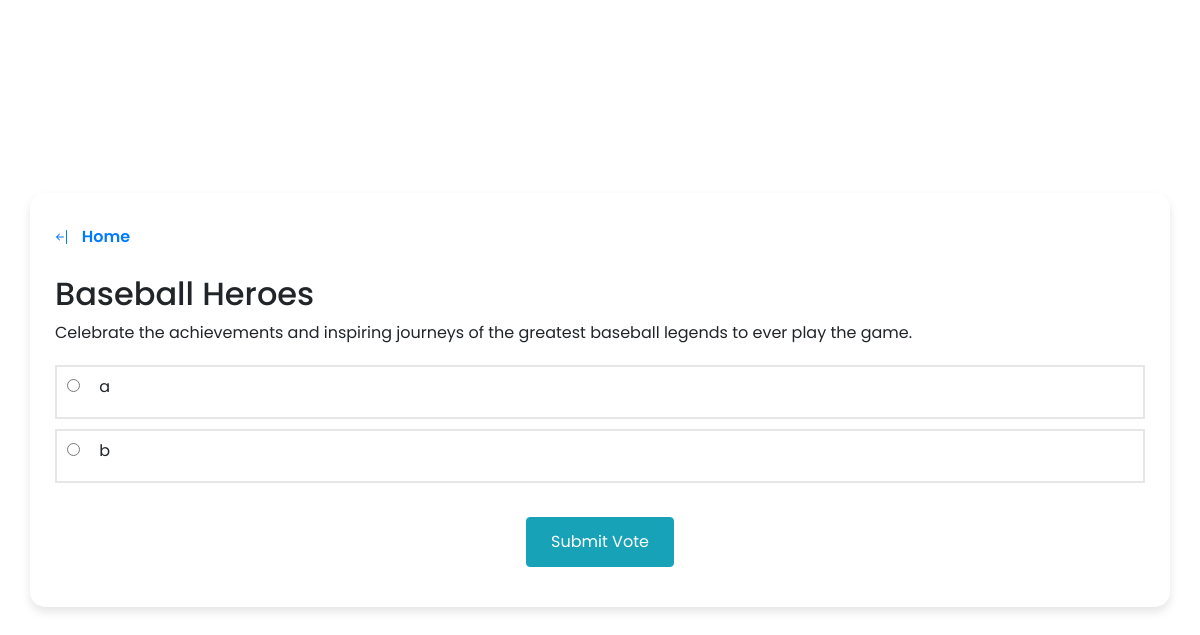
The page /poll/1 on the database its author committed.
### app/models.py (models this page shows, shortened)
class Poll(db.Model):
    __tablename__ = 'poll'
    id = db.Column(db.Integer, primary_key=True)
    title = db.Column(db.String(120), nullable=False)
    description = db.Column(db.String(500), nullable=True)
    created_at =db.Column(db.DateTime, default=datetime.now)
    status = db.Column(db.String(20), default='active')
    user_id = db.Column(db.Integer, db.ForeignKey('user.id'), nullable=False)
    is_flagged = db.Column(db.Boolean, default=False)
    options = db.relationship('Option', backref='poll', cascade="all, delete",lazy=True)
    votes = db.relationship('Vote', backref='poll', cascade="all,delete", lazy=True)
    poll_reports = db.relationship('UserPollReport', backref='poll', lazy=True, cascade="all, delete")

class Option(db.Model):
    __tablename__ = 'option'
    id= db.Column(db.Integer, primary_key=True)
    text = db.Column(db.String(200), nullable=False)
    poll_id = db.Column(db.Integer, db.ForeignKey('poll.id'), nullable=False)
    votes = db.relationship('Vote', backref='option', cascade="all, delete", lazy=True)

### app/routes.py (the view)
@app.route('/poll/<poll_id>')
def poll(poll_id):
    if current_user.is_authenticated and ps.check_history(poll_id=poll_id, user_id=current_user.id):
        return redirect(url_for('results', poll_id=poll_id))
    poll = ps.get_poll(poll_id=poll_id)
    return render_template("poll.html", poll=poll)

### app/poll_service.py (called while the page is built)
def get_poll(poll_id):
    return Poll.query.filter_by(id=poll_id).first()

### app/templates/poll.html (shortened to what this page needs)
{% extends "base.html" %}
{% block body %}
<link rel="stylesheet" href="{{ url_for('static', filename='poll.css') }}" type="text/css"/>
<div class="wrapper">
<header>
    <a style="margin-left:-25px;" href="{{ url_for('home') }}" class="button">
&ensp;Home</a>
</header>
<br>
  <h2 style="cursor: default;"> {{poll.title}} </h2>
  <p style="cursor: default;">{{ poll.description }}</p>
  <div class="poll-area">
   <form action="{{ url_for('results', poll_id=poll.id) }}" method="POST">
    {% for option in poll.options %}
        <div class="poll-options" style="border: 2px solid #e6e6e6; margin-bottom:10px;cursor: pointer;" onclick="selectOption('{{ option.text }}')">
            <input style="margin-left:10px;accent-color:grey;cursor: pointer;" type="radio" id="{{ option.id }}" name="selected_option" value="{{ option.id }}" required>
			<label for="{{ option.id }}">{{ option.text }}</label>
        </div>
    {% endfor %}
	<br>
	<div class="button-div">
    <button type="submit" class="button btn btn-info">Submit Vote</button>
	</div>
   </form>
  </div>
</div>
{% endblock %}

### app/static/poll.css (style rules this page uses)
* { margin: 0; padding: 0; box-sizing: border-box; font-family: 'Poppins', sans-serif; }
body { display: flex; align-items: center; justify-content: center; min-height: 100vh; background: url('https://w0.peakpx.com/wallpaper/705/681/HD-wallpaper-pastel-color-colorful-colour-colourful-light-rainbow.jpg'); }
.wrapper { background: #fff; border-radius: 15px; padding: 25px; margin-left: 30px; margin-right: 30px; width: 100%; box-shadow: 0px 5px 10px rgba(0, 0, 0, 0.1); }
.wrapper header { font-size: 22px; font-weight: 600; }
.wrapper .poll-area { margin: 20px 0 15px 0; }
.poll-area label { display: inline-block; margin-bottom: 10px; border-radius: 5px; padding: 8px 15px; transition: all 0.2s ease; cursor: pointer; }
.button-div { display: flex; justify-content: center; }
.button { padding: 12px 24px; font-size: 1rem; }

### rows shown on the page
Poll: title "Baseball Heroes", description "Celebrate the achievements and inspiring journeys of the greatest baseball legends to ever play the game."
Option: text "a"
Option: text "b"
